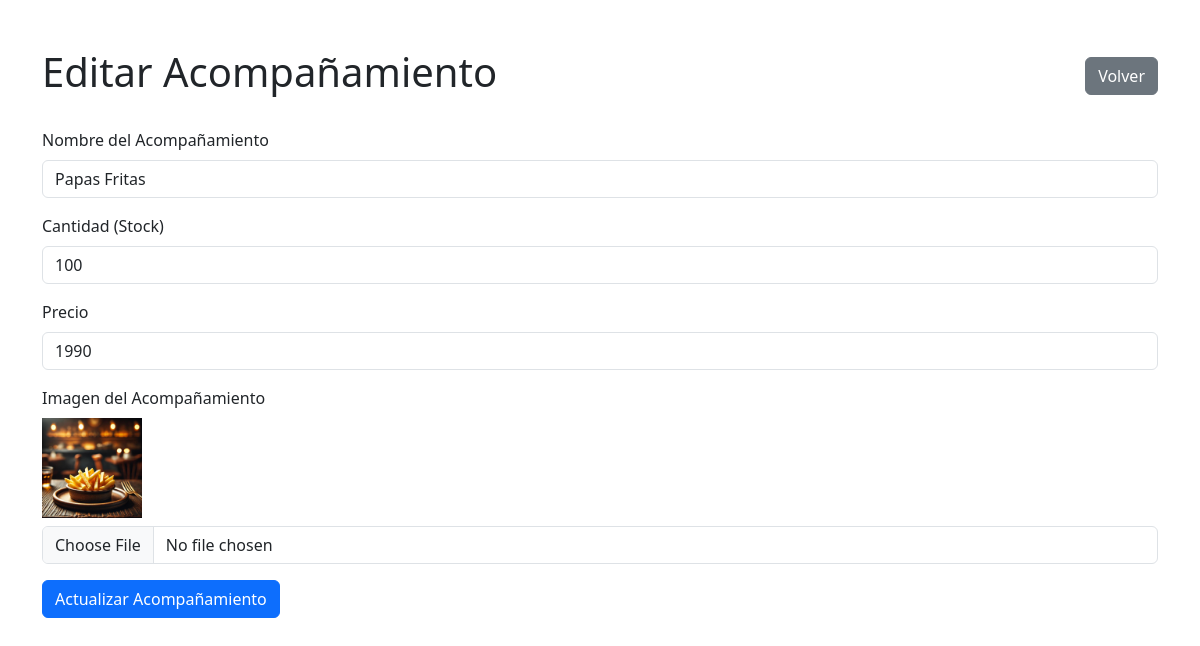
Page /mantenedores/acompaniamiento/editar.php?id=1 on the committed database.
### tables this page shows
CREATE TABLE `acompaniamiento` (
  `id_acompaniamiento` int(11) NOT NULL,
  `nombre_acompaniamiento` varchar(30) DEFAULT NULL,
  `cantidad` int(11) DEFAULT NULL,
  `precio` int(11) DEFAULT NULL,
  `umbral_reabastecimiento` int(11) NOT NULL DEFAULT 5,
  `imagen` varchar(255) DEFAULT NULL
);

### mantenedores/acompaniamiento/editar.php (the view, shortened to what this page needs)
<?php
include '../../conexion.php';
$id_acompaniamiento = $_GET['id'];
$sql = "SELECT * FROM acompaniamiento WHERE id_acompaniamiento = ?";
$stmt = $conexion->prepare($sql);
$stmt->bind_param("i", $id_acompaniamiento);
$stmt->execute();
$result = $stmt->get_result();
$row = $result->fetch_assoc();
?>
<!DOCTYPE html>
<html lang="es">
<head>
    <link href="https://cdn.jsdelivr.net/npm/bootstrap@5.3.0/dist/css/bootstrap.min.css" rel="stylesheet">
</head>
<body>
<div class="container mt-5">
    <div class="d-flex justify-content-between align-items-center">
        <h1>Editar Acompañamiento</h1>
        <button class="btn btn-secondary" onclick="window.location.href='listar.php'">Volver</button>
    </div>
    <form action="editar.php?id=<?php echo $id_acompaniamiento; ?>" method="POST" enctype="multipart/form-data" class="mt-4">
        <div class="mb-3">
            <label for="nombre_acompaniamiento" class="form-label">Nombre del Acompañamiento</label>
            <input type="text" name="nombre_acompaniamiento" id="nombre_acompaniamiento" class="form-control" value="<?php echo $row['nombre_acompaniamiento']; ?>" required>
        </div>
        <div class="mb-3">
            <label for="cantidad" class="form-label">Cantidad (Stock)</label>
            <input type="number" name="cantidad" id="cantidad" class="form-control" value="<?php echo $row['cantidad']; ?>" required min="0">
        </div>
        <div class="mb-3">
            <label for="precio" class="form-label">Precio</label>
            <input type="text" name="precio" id="precio" class="form-control" value="<?php echo $row['precio']; ?>" required>
        </div>
        <div class="mb-3">
            <label for="imagen" class="form-label">Imagen del Acompañamiento</label>
            <?php if (!empty($row['imagen'])): ?>
                <div class="mb-2">
                    <img src="../../uploads/acompaniamientos/<?php echo $row['imagen']; ?>" alt="Imagen Actual" style="width: 100px; height: 100px; object-fit: cover;">
                </div>
            <?php endif; ?>
            <input type="file" name="imagen" id="imagen" class="form-control">
        </div>
        <button type="submit" class="btn btn-primary">Actualizar Acompañamiento</button>
    </form>
</div>
</body>
</html>

### rows in the picture
acompaniamiento: nombre_acompaniamiento "Papas Fritas", cantidad "100", precio "1990", imagen (picture)
